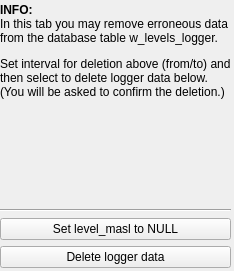
          <widget class="QWidget" name="deletion_tab">
           <attribute name="title">
            <string>Delete data</string>
           </attribute>
           <layout class="QGridLayout" name="grid_layout_6">
            <property name="leftMargin">
             <number>0</number>
            </property>
            <property name="topMargin">
             <number>0</number>
            </property>
            <property name="rightMargin">
             <number>0</number>
            </property>
            <property name="bottomMargin">
             <number>0</number>
            </property>
            <item row="0" column="0">
             <layout class="QVBoxLayout" name="vertical_layout_4">
              <property name="topMargin">
               <number>3</number>
              </property>
              <property name="rightMargin">
               <number>3</number>
              </property>
              <property name="bottomMargin">
               <number>3</number>
              </property>
              <item>
               <widget class="QLabel" name="label">
                <property name="sizePolicy">
                 <sizepolicy hsizetype="MinimumExpanding" vsizetype="MinimumExpanding">
                  <horstretch>0</horstretch>
                  <verstretch>0</verstretch>
                 </sizepolicy>
                </property>
                <property name="minimumSize">
                 <size>
                  <width>0</width>
                  <height>200</height>
                 </size>
                </property>
                <property name="text">
                 <string>&lt;html&gt;&lt;head/&gt;&lt;body&gt;&lt;p&gt;&lt;span style=&quot; font-weight:600;&quot;&gt;INFO:&lt;/span&gt;&lt;br/&gt;In this tab you may remove erroneous data from the database table w_levels_logger. &lt;/p&gt;&lt;p&gt;Set interval for deletion above (from/to) and then select to delete logger data below. (You will be asked to confirm the deletion.)&lt;/p&gt;&lt;/body&gt;&lt;/html&gt;</string>
                </property>
                <property name="alignment">
                 <set>Qt::AlignLeading|Qt::AlignLeft|Qt::AlignTop</set>
                </property>
                <property name="wordWrap">
                 <bool>true</bool>
                </property>
               </widget>
              </item>
              <item>
               <widget class="Line" name="line_6">
                <property name="orientation">
                 <enum>Qt::Horizontal</enum>
                </property>
               </widget>
              </item>
              <item>
               <widget class="QPushButton" name="push_button_set_null">
                <property name="text">
                 <string>Set level_masl to NULL</string>
                </property>
               </widget>
              </item>
              <item>
               <widget class="QPushButton" name="push_button_delete_logger">
                <property name="minimumSize">
                 <size>
                  <width>80</width>
                  <height>20</height>
                 </size>
                </property>
                <property name="text">
                 <string>Delete logger data</string>
                </property>
               </widget>
              </item>
             </layout>
            </item>
           </layout>
          </widget>
